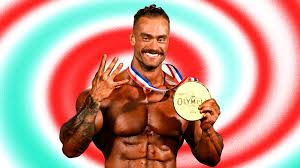
#> input picture YoloDataArgumentation/images.jpg, 300 x 168 px
$ python main.py
#> lines starting #> are read from the running program, lines starting #| are printed output that depends on the picture
### YoloDataArgumentation/DataArgumentation/DataArgumentationImplements.py
import cv2
import numpy as np
from configs.dataIO import InputObject, OutputObject
from configs.config import AugmentationsInterface  # Import the interface

class ImageAugmentations(AugmentationsInterface):
    """
    Class implementing AugmentationsInterface to apply various image augmentations.
    """

    def flip(self, config: InputObject) -> OutputObject:
        """
        Flips the image based on the specified flip mode.

        Parameters:
        - config (InputObject): Configuration object containing:
            - image (np.ndarray): The input image to flip.
            - mode (int): Flip mode, where 0 = vertical, 1 = horizontal, -1 = both axes.

        Returns:
        - OutputObject: Contains the flipped image.
        """
        if config.mode == 0:
            result = cv2.flip(config.image, 0)
        elif config.mode == 1:
            result = cv2.flip(config.image, 1)
        else:
            result = cv2.flip(config.image, -1)
        return OutputObject(result)

    def rotate_image(self, config: InputObject) -> OutputObject:
        """
        Rotates the image by the specified angle and scales it.

        Parameters:
        - config (InputObject): Configuration object containing:
            - image (np.ndarray): The input image to rotate.
            - angle (float): Rotation angle in degrees. Positive values rotate counterclockwise.
            - scale (float): Scaling factor for the image size after rotation.

        Returns:
        - OutputObject: Contains the rotated image.
        """
        (h, w) = config.image.shape[:2]
        center = (w // 2, h // 2)
        rotation_matrix = cv2.getRotationMatrix2D(center, config.angle, config.scale)
        rotated_image = cv2.warpAffine(config.image, rotation_matrix, (w, h))
        return OutputObject(rotated_image)

    def resize(self, config: InputObject) -> OutputObject:
        """
        Resizes the image to the specified width and height.

        Parameters:
        - config (InputObject): Configuration object containing:
            - image (np.ndarray): The input image to resize.
            - width (int): Target width for resizing.
            - height (int): Target height for resizing.

        Returns:
        - OutputObject: Contains the resized image.
        """
        resized_image = cv2.resize(config.image, (config.width, config.height))
        return OutputObject(resized_image)

    def crop(self, config: InputObject) -> OutputObject:
        """
        Crops random square regions from the image.

        Parameters:
        - config (InputObject): Configuration object containing:
            - image (np.ndarray): The input image to crop.
            - crop_size (int): Size of the square region to crop.
            - num_crops (int): Number of random crops to perform.

        Returns:
        - OutputObject: Contains the image with cropped regions.
        """
        h, w = config.image.shape[:2]
        masked_image = config.image.copy()

        for _ in range(config.num_crops):
            x_start = np.random.randint(0, w - config.crop_size + 1)
            y_start = np.random.randint(0, h - config.crop_size + 1)
            masked_image[y_start:y_start + config.crop_size, x_start:x_start + config.crop_size] = (0, 0, 0)

        return OutputObject(masked_image)

    def color_jitter(self, config: InputObject) -> OutputObject:
        """
        Adjusts image color properties such as brightness, contrast, saturation, and hue.

        Parameters:
        - config (InputObject): Configuration object containing:
            - image (np.ndarray): The input image to adjust.
            - brightness (float): Brightness adjustment factor.
            - contrast (float): Contrast adjustment factor.
            - saturation (float): Saturation adjustment factor.
            - hue (float): Hue adjustment factor.

        Returns:
        - OutputObject: Contains the color-adjusted image.
        """
        alpha = 1.0 + np.random.uniform(-config.contrast, config.contrast)
        beta = np.random.uniform(-config.brightness * 255, config.brightness * 255)
        jittered_image = cv2.convertScaleAbs(config.image, alpha=alpha, beta=beta)

        hsv = cv2.cvtColor(jittered_image, cv2.COLOR_BGR2HSV).astype(np.float32)
        hsv[:, :, 1] *= 1 + np.random.uniform(-config.saturation, config.saturation)
        hsv[:, :, 0] += np.random.uniform(-config.hue * 180, config.hue * 180)

        hsv = np.clip(hsv, 0, 255).astype(np.uint8)
        jittered_image = cv2.cvtColor(hsv, cv2.COLOR_HSV2BGR)
        return OutputObject(jittered_image)

    def gaussian_blur(self, config: InputObject) -> OutputObject:
        """
        Applies Gaussian blur to the image using a specified kernel size.

        Parameters:
        - config (InputObject): Configuration object containing:
            - image (np.ndarray): The input image to blur.
            - kernel_size (int): Size of the Gaussian kernel (must be an odd integer).

        Returns:
        - OutputObject: Contains the blurred image.
        """
        blurred_image = cv2.GaussianBlur(config.image, (config.kernel_size, config.kernel_size), 0)
        return OutputObject(blurred_image)

### YoloDataArgumentation/configs/dataIO.py
from typing import Optional
import numpy as np
import cv2


class InputObject:
    """
    Configuration object for augmentation operations.

    Attributes:
    - image (np.ndarray): Input image for augmentation.
    - mode (Optional[int]): Flip mode. 0 = vertical, 1 = horizontal, -1 = both.
    - angle (Optional[float]): Rotation angle in degrees.
    - scale (Optional[float]): Scale factor for rotation.
    - width (Optional[int]): Desired width for resizing.
    - height (Optional[int]): Desired height for resizing.
    - crop_size (Optional[int]): Size of square crop.
    - num_crops (Optional[int]): Number of crops.
    - brightness (Optional[float]): Brightness factor for color jitter.
    - contrast (Optional[float]): Contrast factor for color jitter.
    - saturation (Optional[float]): Saturation factor for color jitter.
    - hue (Optional[float]): Hue adjustment factor for color jitter.
    - kernel_size (Optional[int]): Kernel size for Gaussian blur.
    """

    def __init__(self,
                 image: np.ndarray,
                 mode: Optional[int] = None,
                 angle: Optional[float] = None,
                 scale: Optional[float] = 1.0,
                 width: Optional[int] = None,
                 height: Optional[int] = None,
                 crop_size: Optional[int] = None,
                 num_crops: Optional[int] = None,
                 brightness: Optional[float] = None,
                 contrast: Optional[float] = None,
                 saturation: Optional[float] = None,
                 hue: Optional[float] = None,
                 kernel_size: Optional[int] = 5):
        self.image = image
        self.mode = mode
        self.angle = angle
        self.scale = scale
        self.width = width
        self.height = height
        self.crop_size = crop_size
        self.num_crops = num_crops
        self.brightness = brightness
        self.contrast = contrast
        self.saturation = saturation
        self.hue = hue
        self.kernel_size = kernel_size


class OutputObject:
    """
    Output object for storing augmentation results.

    Attributes:
    - result (np.ndarray): Processed image.
    """

    def __init__(self, result: np.ndarray):
        self.result = result

    # [4 lines left out: function to_image, not called in this run]

### YoloDataArgumentation/main.py
import os
import os

import cv2

from DataArgumentation.DataArgumentationImplements import ImageAugmentations  # Thay your_module bằng tên module của bạn
from configs.dataIO import InputObject  # Giả định bạn đã định nghĩa các class này


def main():
    # Tạo thư mục để lưu kết quả nếu nó chưa tồn tại
    output_dir = 'TestedResult'
    if not os.path.exists(output_dir):
        os.makedirs(output_dir)

    # Tải ảnh đầu vào
    image_path = 'images.jpg'
    image = cv2.imread(image_path)
#> image is the input picture: shape (168, 300, 3); mean B, G, R 141.9, 153.7, 194.2

    # Khởi tạo đối tượng ImageAugmentations
    augmentations = ImageAugmentations()

    # Thực hiện các phương thức augmentations và lưu kết quả
    # Flip
    config_flip = InputObject(image=image, mode=0)  # Vertical flip
    output_flip = augmentations.flip(config_flip)
    # output_flip.to_image(os.path.join(output_dir, 'flipped_vertical.jpg'))
    cv2.imwrite(os.path.join(output_dir, 'flipped_vertical.jpg'), output_flip.result)

    config_flip.mode = 1  # Horizontal flip
    output_flip = augmentations.flip(config_flip)
    cv2.imwrite(os.path.join(output_dir, 'flipped_horizontal.jpg'), output_flip.result)

    config_flip.mode = -1  # Both dimensions flip
    output_flip = augmentations.flip(config_flip)
#> in flip (call 3), `result = cv2.flip(config.image, -1)`:
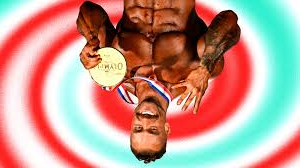
#> result: shape (168, 300, 3); mean B, G, R 141.9, 153.7, 194.2
    cv2.imwrite(os.path.join(output_dir, 'flipped_both.jpg'), output_flip.result)

    # Rotate image
    config_rotate = InputObject(image=image, angle=45, scale=1.0)
    output_rotate = augmentations.rotate_image(config_rotate)
#> in rotate_image, `rotated_image = cv2.warpAffine(config.image, rotation_matrix, (w, h))`:
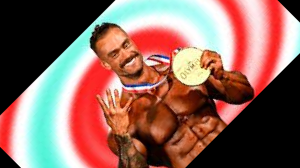
#> rotated_image: shape (168, 300, 3); mean B, G, R 91.6, 101.4, 141.1
    cv2.imwrite(os.path.join(output_dir, 'rotated_image.jpg'), output_rotate.result)

    # Resize image
    config_resize = InputObject(image=image, width=300, height=300)
    output_resize = augmentations.resize(config_resize)
#> in resize, `resized_image = cv2.resize(config.image, (config.width, config.height))`:
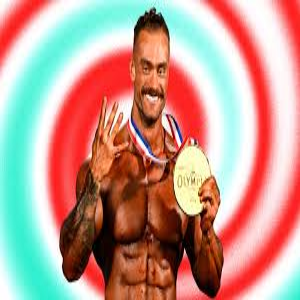
#> resized_image: shape (300, 300, 3); mean B, G, R 141.8, 153.6, 194.1
    cv2.imwrite(os.path.join(output_dir, 'resized_image.jpg'), output_resize.result)

    # Crop image
    config_crop = InputObject(image=image, crop_size=100, num_crops=5)
    output_crop = augmentations.crop(config_crop)
#> after the loop in crop, `for _ in range(config.num_crops):`:
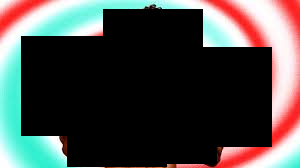
#> masked_image: shape (168, 300, 3); mean B, G, R 70.2, 72.5, 73.3
    cv2.imwrite(os.path.join(output_dir, 'cropped_image.jpg'), output_crop.result)

    # Color Jitter
    config_color_jitter = InputObject(image=image, brightness=0.2, contrast=0.2, saturation=0.2, hue=0.1)
    output_color_jitter = augmentations.color_jitter(config_color_jitter)
#> in color_jitter, `jittered_image = cv2.convertScaleAbs(config.image, alpha=alpha, beta=b..`:
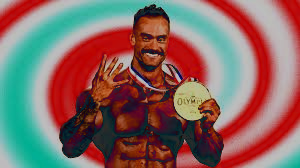
#> jittered_image: shape (168, 300, 3); mean B, G, R 98.8, 103.8, 134.7
#> in color_jitter, `hsv[:, :, 1] *= 1 + np.random.uniform(-config.saturation, config.satur..`:
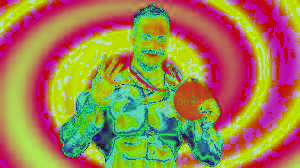
#> hsv: shape (168, 300, 3) float32; mean B, G, R 76.6, 129.2, 159.1
    cv2.imwrite(os.path.join(output_dir, 'color_jittered_image.jpg'), output_color_jitter.result)

    # Gaussian Blur
    config_gaussian_blur = InputObject(image=image, kernel_size=5)
    output_gaussian_blur = augmentations.gaussian_blur(config_gaussian_blur)
#> in gaussian_blur, `blurred_image = cv2.GaussianBlur(config.image, (config.kernel_size, co..`:
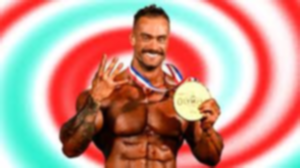
#> blurred_image: shape (168, 300, 3); mean B, G, R 141.9, 153.7, 194.2
    cv2.imwrite(os.path.join(output_dir, 'gaussian_blurred_image.jpg'), output_gaussian_blur.result)

    print("All augmentations have been applied and saved in the 'TestedResult' directory.")


if __name__ == "__main__":
    main()
